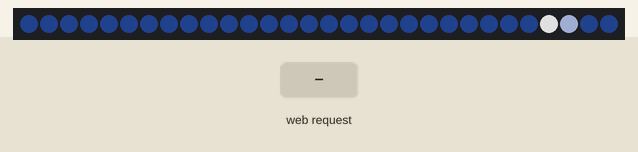
This sketch was run on a simulated ESP32. Shown: 30 RGB LEDs in strip order, left to right. The inputs (shaded band) are chosen by the test bench. Dim RGB values are drawn brighter than linear; WiFi joins after 1.5 s; servers stay silent unless stated; random numbers use the default seed unless the sketch sets one; EEPROM starts erased; what the sketch prints to the serial monitor is not drawn.

Above: at 2.9 s.
3.0 s: HTTP request GET /api/set?brightness=1 received
At 4.49 s:
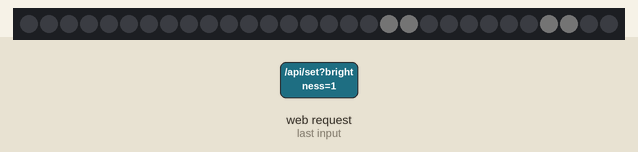
4.8 s: HTTP request GET /api/set?brightness=120 received
At 5.24 s:
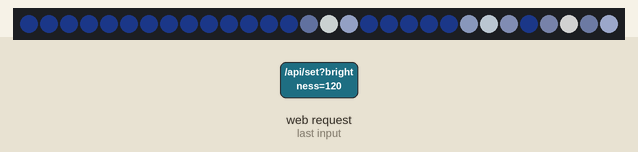
7.8 s: HTTP request GET /api/set?brightness=1 received
At 8.24 s:
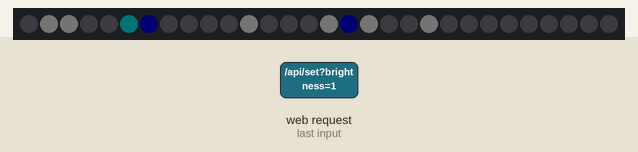
10.8 s: HTTP request GET /api/set?brightness=120 received
At 11.13 s:
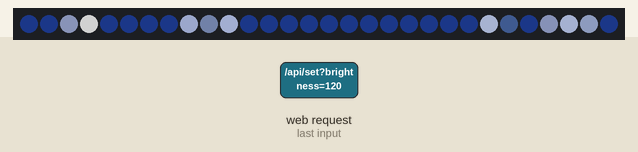
12.4 s: HTTP request GET /api/set?brightness=0 received
At 13.2 s:
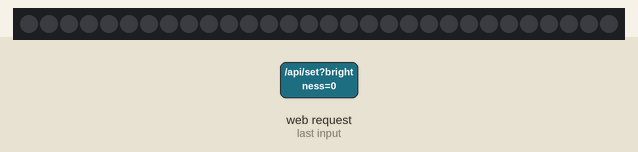
Timing chart, 0 to 14.9 s (numbered marks = the images above; inputs shaded):
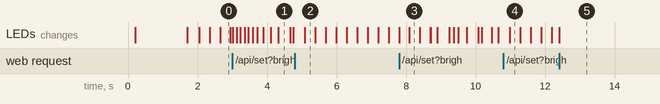

The sketch:

led_controller.ino
```cpp
// ESP32 LED Controller
// Hosts a small web page on your Wi-Fi so you can change an addressable LED
// strip's color, brightness, and effect from your phone.
//
// Libraries: FastLED (install from the Arduino Library Manager).
// Board: any ESP32 dev board (Arduino core for ESP32).

#include <WiFi.h>
#include <WebServer.h>
#include <ESPmDNS.h>
#include <Preferences.h>
#include <FastLED.h>

#include "secrets.h"  // WIFI_SSID and WIFI_PASSWORD (copy secrets.example.h)
#include "page.h"     // CONTROL_PAGE, built from web/index.html

// ---------- Hardware ----------
#define DATA_PIN    13         // GPIO wired to the strip's DIN
#define NUM_LEDS    30         // how many LEDs are on the strip
#define LED_TYPE    WS2812B
#define COLOR_ORDER GRB

// The strip is powered from the ESP32's 5V pin, which comes straight from USB.
// USB ports usually give about 500 mA, so FastLED dims the strip automatically
// if a color would pull more than this.
#define MAX_MILLIAMPS 450

#define HOSTNAME   "leds"      // reachable at http://leds.local
#define AP_NAME    "LED-Controller"
#define SAVE_DELAY_MS 2000     // wait this long after the last change before saving
#define FRAME_MS      16       // about 60 frames per second

CRGB leds[NUM_LEDS];
WebServer server(80);
Preferences prefs;

enum Effect : uint8_t { SOLID, SNOW, RAINBOW, BREATHE, OFF, EFFECT_COUNT };
const char* EFFECT_NAMES[] = { "solid", "snow", "rainbow", "breathe", "off" };

struct State {
  CRGB color;
  uint8_t brightness;
  Effect effect;
};

State state = { CRGB(0x1E, 0x3A, 0x8A), 160, SNOW };
bool unsaved = false;
uint32_t lastChangeMs = 0;
uint32_t lastFrameMs = 0;
uint8_t rainbowHue = 0;

// ---------- Helpers ----------

// Turns "ff0066" or "#ff0066" into a color. Returns false if it isn't valid hex.
bool parseHex(String hex, CRGB& out) {
  hex.trim();
  if (hex.startsWith("#")) hex.remove(0, 1);
  if (hex.length() != 6) return false;
  for (size_t i = 0; i < hex.length(); i++) {
    if (!isxdigit((unsigned char)hex[i])) return false;
  }
  long value = strtol(hex.c_str(), nullptr, 16);
  out = CRGB((value >> 16) & 0xFF, (value >> 8) & 0xFF, value & 0xFF);
  return true;
}

String toHex(const CRGB& c) {
  char buf[8];
  snprintf(buf, sizeof(buf), "%02x%02x%02x", c.r, c.g, c.b);
  return String(buf);
}

bool parseEffect(const String& name, Effect& out) {
  for (uint8_t i = 0; i < EFFECT_COUNT; i++) {
    if (name.equalsIgnoreCase(EFFECT_NAMES[i])) { out = (Effect)i; return true; }
  }
  return false;
}

String stateJson() {
  String json = "{";
  json += "\"color\":\"" + toHex(state.color) + "\",";
  json += "\"brightness\":" + String(state.brightness) + ",";
  json += "\"effect\":\"" + String(EFFECT_NAMES[state.effect]) + "\",";
  json += "\"numLeds\":" + String(NUM_LEDS);
  json += "}";
  return json;
}

// ---------- Saving ----------
// Settings live in flash so the strip comes back the same after a power cut.
// Flash wears out with too many writes, so saves wait until you stop dragging.

void loadState() {
  prefs.begin("leds", true);
  uint32_t rgb = prefs.getUInt("color", 0x1E3A8A);
  state.color = CRGB((rgb >> 16) & 0xFF, (rgb >> 8) & 0xFF, rgb & 0xFF);
  state.brightness = prefs.getUChar("bright", 160);
  uint8_t e = prefs.getUChar("effect", SNOW);
  state.effect = e < EFFECT_COUNT ? (Effect)e : SOLID;
  prefs.end();
}

void saveState() {
  prefs.begin("leds", false);
  prefs.putUInt("color", ((uint32_t)state.color.r << 16) | ((uint32_t)state.color.g << 8) | state.color.b);
  prefs.putUChar("bright", state.brightness);
  prefs.putUChar("effect", state.effect);
  prefs.end();
  unsaved = false;
}

// ---------- Web routes ----------

void handleRoot() {
  server.send_P(200, "text/html", CONTROL_PAGE);
}

void handleGetState() {
  server.send(200, "application/json", stateJson());
}

// GET /api/set?color=ff0066&brightness=120&effect=rainbow
// Every parameter is optional, so the page can send just what changed.
void handleSet() {
  if (server.hasArg("color")) {
    CRGB c;
    if (!parseHex(server.arg("color"), c)) {
      server.send(400, "application/json", "{\"error\":\"color must be 6 hex digits\"}");
      return;
    }
    state.color = c;
  }
  if (server.hasArg("brightness")) {
    long b = server.arg("brightness").toInt();
    state.brightness = (uint8_t)constrain(b, 0, 255);
  }
  if (server.hasArg("effect")) {
    Effect e;
    if (!parseEffect(server.arg("effect"), e)) {
      server.send(400, "application/json", "{\"error\":\"effect must be solid, snow, rainbow, breathe, or off\"}");
      return;
    }
    state.effect = e;
  }
  unsaved = true;
  lastChangeMs = millis();
  server.send(200, "application/json", stateJson());
}

void handleNotFound() {
  server.send(404, "text/plain", "Not found");
}

// ---------- Snow ----------
// The strip hangs with LED 0 at the bottom. Flakes start at the top and fall
// at their own speeds. When one reaches the bottom, it's gone, and new flakes
// keep starting at the top.

#define MAX_FLAKES 8

struct Flake {
  float pos;     // position along the strip, in LEDs (can be between two)
  float speed;   // LEDs per frame
  bool active;
};

Flake flakes[MAX_FLAKES];

const CRGB SNOW_WHITE(210, 220, 255);

void renderSnow() {
  // A dim version of the chosen color is the night sky behind the snow.
  CRGB sky = state.color;
  sky.nscale8_video(40);
  fill_solid(leds, NUM_LEDS, sky);

  // Now and then, start a new flake at the top.
  if (random8() < 8) {
    for (Flake& f : flakes) {
      if (!f.active) {
        f.pos = NUM_LEDS - 1;
        f.speed = 0.05f + random8(50) / 1000.0f;
        f.active = true;
        break;
      }
    }
  }

  for (Flake& f : flakes) {
    if (!f.active) continue;
    f.pos -= f.speed;

    // Fell off the bottom: free this slot for a new flake.
    if (f.pos < 0) {
      f.active = false;
      continue;
    }

    // Split the flake across two LEDs so it glides instead of jumping.
    int i = (int)f.pos;
    uint8_t below = (uint8_t)(255 * (1.0f - (f.pos - i)));
    leds[i] += CRGB(SNOW_WHITE).nscale8_video(below);
    if (i + 1 < NUM_LEDS) leds[i + 1] += CRGB(SNOW_WHITE).nscale8_video(255 - below);
  }
}

// ---------- LEDs ----------

void renderFrame() {
  switch (state.effect) {
    case SOLID:
      fill_solid(leds, NUM_LEDS, state.color);
      break;
    case SNOW:
      renderSnow();
      break;
    case RAINBOW:
      fill_rainbow(leds, NUM_LEDS, rainbowHue++, max(1, 255 / NUM_LEDS));
      break;
    case BREATHE: {
      CRGB c = state.color;
      c.nscale8_video(beatsin8(12, 30, 255));  // slow fade in and out
      fill_solid(leds, NUM_LEDS, c);
      break;
    }
    case OFF:
    default:
      fill_solid(leds, NUM_LEDS, CRGB::Black);
      break;
  }
  FastLED.setBrightness(state.brightness);
  FastLED.show();
}

// ---------- Wi-Fi ----------

void startWifi() {
  WiFi.mode(WIFI_STA);
  WiFi.setHostname(HOSTNAME);
  WiFi.begin(WIFI_SSID, WIFI_PASSWORD);
  Serial.print("Connecting to Wi-Fi");

  uint32_t start = millis();
  while (WiFi.status() != WL_CONNECTED && millis() - start < 15000) {
    delay(250);
    Serial.print(".");
  }
  Serial.println();

  if (WiFi.status() == WL_CONNECTED) {
    Serial.print("Open http://");
    Serial.print(WiFi.localIP());
    Serial.println(" or http://" HOSTNAME ".local");
  } else {
    // Can't reach the router: make its own network so the page still works.
    WiFi.mode(WIFI_AP);
    WiFi.softAP(AP_NAME);
    Serial.print("Wi-Fi failed. Join \"" AP_NAME "\" and open http://");
    Serial.println(WiFi.softAPIP());
  }

  if (MDNS.begin(HOSTNAME)) MDNS.addService("http", "tcp", 80);
}

// ---------- Main ----------

void setup() {
  Serial.begin(115200);
  delay(200);

  FastLED.addLeds<LED_TYPE, DATA_PIN, COLOR_ORDER>(leds, NUM_LEDS);
  FastLED.setMaxPowerInVoltsAndMilliamps(5, MAX_MILLIAMPS);
  FastLED.clear(true);

  loadState();
  startWifi();

  server.on("/", HTTP_GET, handleRoot);
  server.on("/api/state", HTTP_GET, handleGetState);
  server.on("/api/set", HTTP_GET, handleSet);
  server.onNotFound(handleNotFound);
  server.begin();
}

void loop() {
  server.handleClient();

  uint32_t now = millis();
  if (now - lastFrameMs >= FRAME_MS) {
    lastFrameMs = now;
    renderFrame();
  }

  if (unsaved && now - lastChangeMs >= SAVE_DELAY_MS) {
    saveState();
  }
}
```

secrets.example.h
```cpp
// Copy this file to secrets.h and fill in your Wi-Fi details.
// secrets.h is in .gitignore, so your password never ends up on GitHub.
#pragma once

#define WIFI_SSID     "your-network-name"
#define WIFI_PASSWORD "your-network-password"
```

Source omitted: page.h (10682 bytes)
